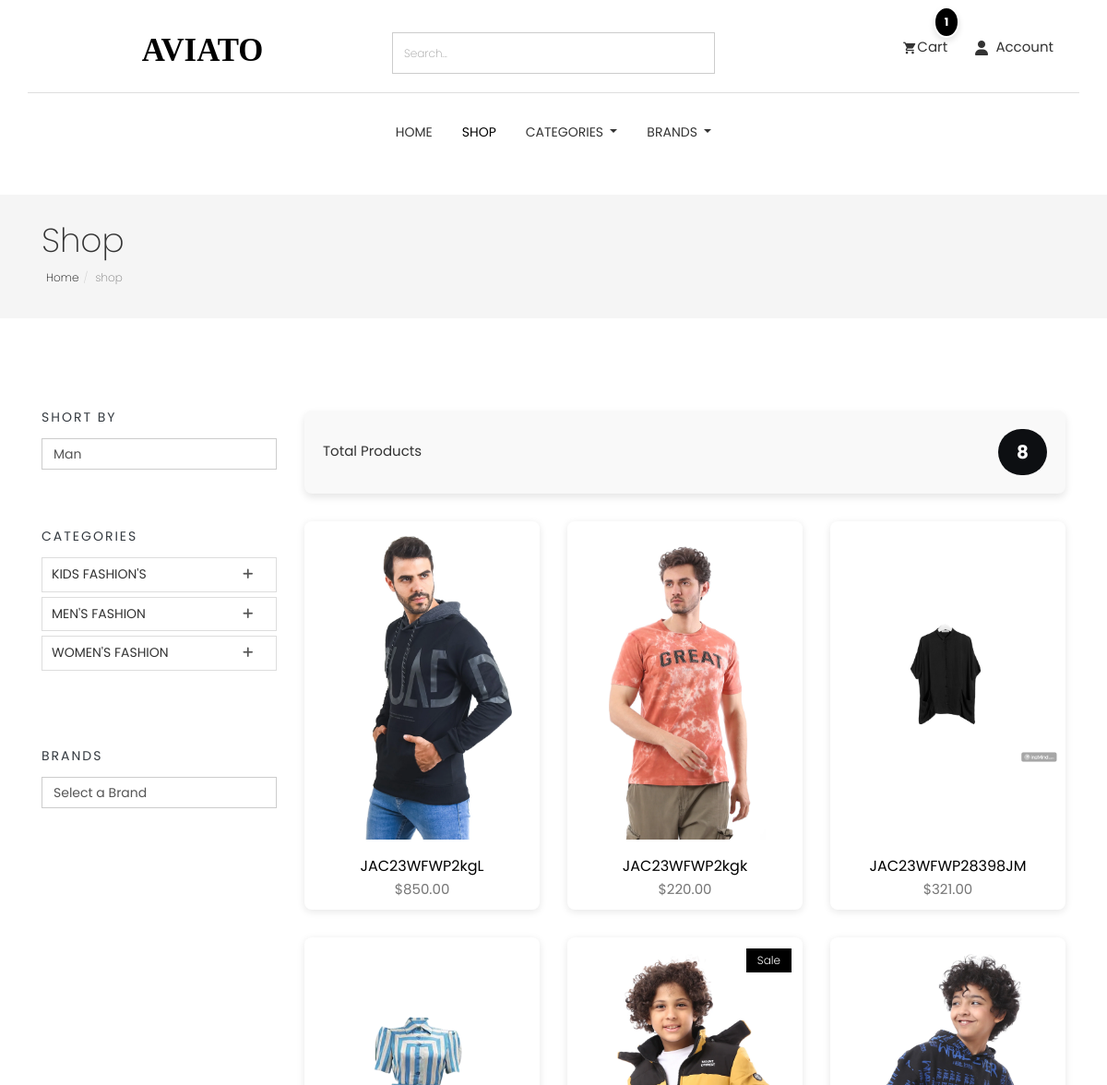
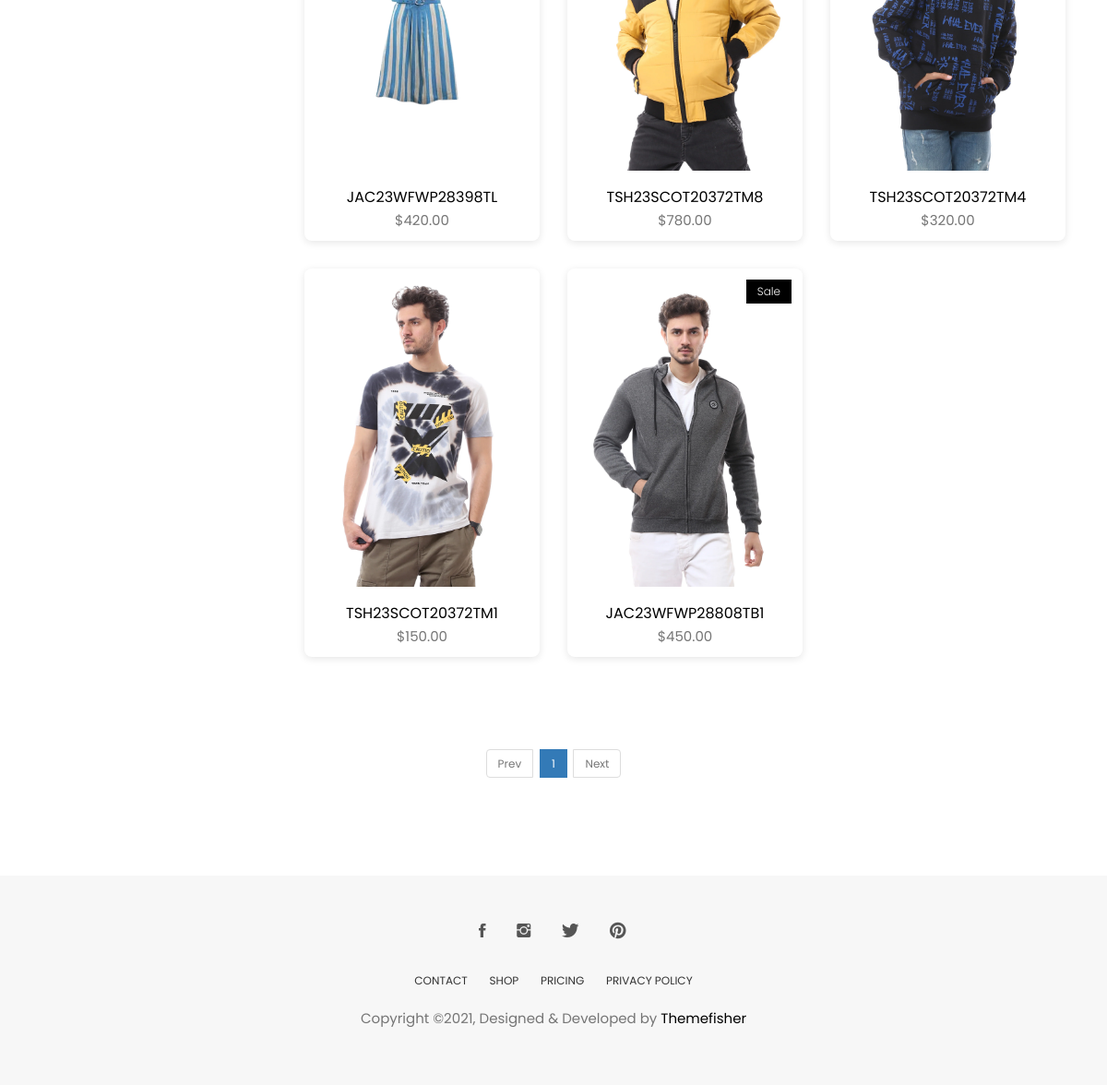
Screenshot of /products/ with the database file from the repository (2 pictures, top to bottom).
### category/models.py (models this page shows, shortened)
class Category(models.Model):
    id = models.UUIDField(primary_key=True, default=uuid.uuid4, editable=False)
    name = models.CharField(max_length=255, unique=True)
    description = models.TextField(blank=True, null=True)
    image = models.ImageField(null=True,blank=True,upload_to='category-image/')
    class Meta:
        verbose_name = "Category"
        verbose_name_plural = "Categories"
        ordering = ['name']  # Categories will be ordered alphabetically by name.

### store/models.py (models this page shows, shortened)
class Product(models.Model):
    id = models.UUIDField(primary_key=True, default=uuid.uuid4, editable=False)
    name = models.CharField( max_length=50)
    image = models.ImageField(upload_to='product/',null=True,blank=True)
    stock = models.IntegerField(default=1)
    price = models.DecimalField(max_digits=10, decimal_places=2, default=Decimal('0.00'))
    description = models.TextField(max_length=10000, blank=True)
    created_at = models.DateTimeField(default=timezone.now)
    modified_date = models.DateTimeField(auto_now=True)
    slug = models.SlugField(null=True, blank=True)
    views = models.PositiveIntegerField(default=0)
    is_available = models.BooleanField(default=True)
    on_sale = models.BooleanField(default=False)
    PRDBrand = models.ForeignKey('Brand', related_name='product_brand', on_delete=models.CASCADE, blank=True, null=True, verbose_name="Brand")
    like = models.ManyToManyField(User, blank=True, related_name='product_favourite')
    category = models.ForeignKey(Subcategory, related_name='product_subcategory', verbose_name="Subcategory", null=True, blank=True, on_delete=models.CASCADE)
    class Meta:
        ordering = ['-created_at']
        verbose_name = "Product"
        verbose_name_plural = "Products"

### store/views.py (the view, shortened to what this page needs)
# urls.py: path('' , views.product_list , name='product_list'),
def product_list(request,subcategory_id=None,category_id=None,brand_id=None):
    subcategories = None
    products = None
    categories = None
    brands = None
    if subcategory_id != None :
        subcategories = get_object_or_404(Subcategory,id = subcategory_id)
        products = Product.objects.filter(category=subcategories  ,is_available=True)
        product_count = products.count()
        paginator = Paginator(products, 9)  # Show 9 products per page
        page_number = request.GET.get('page')
        page_obj = paginator.get_page(page_number)
    else:
        products = Product.objects.all().filter(is_available=True)
        product_count = products.count()
        paginator = Paginator(products, 9)  # Show 9 products per page
        page_number = request.GET.get('page')
        page_obj = paginator.get_page(page_number)
    context = {
        'products':page_obj,
        'product_count':product_count
    }
    return render(request , 'products/product_list.html' , context)

### cart/cart_utils.py (called while the page is built)
def _cart_id(request):
    cart = request.session.session_key
    if not cart:
        cart = request.session.create()
    return cart

### cart/models.py (called while the page is built)
    def sub_total(self):
        return self.product.price * self.quantity

### category/category_context.py (called while the page is built)
def nav_links(request):
    categories_nav = Category.objects.all()
    subcategories_nav = Subcategory.objects.all()
    brands_nav = Brand.objects.all()
    context = {
        'categories_nav':categories_nav,
        'brands_nav':brands_nav,
        'subcategories_nav':subcategories_nav,
    }
    return context

### category/models.py (called while the page is built)
    def get_url(self):
        return reverse('products_by_subcategory',args=[self.id])

### store/models.py (called while the page is built)
    def get_url(self):
        return reverse('products_by_brand',args=[self.id])

    def __str__(self):
        return self.name

### store/templates/products/product_list.html (shortened to what this page needs)
{% extends "base.html" %}
{% load static %}
{% block body %}
<section class="page-header">
    <div class="container">
        <div class="row">
            <div class="col-md-12">
                <div class="content">
                    {% if 'search' in request.path %}
                    <h2 class="title-page"> Search Result</h2>
                    {% else %}
                    <h1 class="page-name">Shop</h1>
                    {% endif %}
                    <ol class="breadcrumb">
                        <li><a href="/">Home</a></li>
                        <li class="active">shop</li>
                    </ol>
                </div>
            </div>
        </div>
    </div>
</section>
<section class="products section">
    <div class="container">
        <div class="row">
            <div class="col-md-3">
                <div class="widget">
                    <h4 class="widget-title">Short By</h4>
                    <form method="post" action="#">
                        <select class="form-control">
                            <option>Man</option>
                        </select>
                    </form>
                </div>
                <div class="widget product-category">
                    <h4 class="widget-title">Categories</h4>
                    <div class="panel-group commonAccordion" id="accordion" role="tablist" aria-multiselectable="true">
                        {% for category in categories_nav %}
                        <div class="panel panel-default">
                            <div class="panel-heading" role="tab" id="heading{{ category.id }}">
                                <h4 class="panel-title">
                                    <a class="collapsed" role="button" data-toggle="collapse" data-parent="#accordion"
                                        href="#collapse{{ category.id }}" aria-expanded="false"
                                        aria-controls="collapse{{ category.id }}">
                                        {{ category.name }}
                                    </a>
                                </h4>
                            </div>
                        </div>
                        {% endfor %}
                    </div>
                </div>
                <div class="widget">
                    <h4 class="widget-title">Brands</h4>
                    <select class="form-control" onchange="window.location.href=this.value;">
                        <option value="">Select a Brand</option>
                    </select>
                </div>
            </div>
            <div class="col-md-9">
                {% if products %}
                <div class="product-count">
                    <h3 class="product-count-title">Total Products</h3>
                    <span class="product-count-badge">{{ product_count }}</span>
                </div>
                <div class="row">
                    {% for product in products %}
                    <div class="col-md-4">
                        <div class="product-item">
                            <div class="product-thumb">
                                {% if product.on_sale %}
                                <span class="bage">Sale</span>
                                {% endif %}
                                <img class="img-responsive object-fit-contain" width="300px" height="300px"
                                    src="{{product.image.url}}" alt="product-img" />
                            </div>
                            <div class="product-content">
                                <h4><a href="{% url 'product_details' product.id %}">{{ product.name }}</a></h4>
                                <p class="price">${{ product.price }}</p>
                            </div>
                        </div>
                    </div>
                    {% endfor %}
                </div>
                {% endif %}
            </div>
        </div>
        <div class="text-center">
            <ul class="pagination post-pagination">
                {% if products.has_previous %}
                <li><a href="?page={{ products.previous_page_number }}">Prev</a></li>
                {% else %}
                <li class="disabled"><span>Prev</span></li>
                {% endif %}
                {% for page_num in products.paginator.page_range %}
                {% if products.number == page_num %}
                <li class="active"><span>{{ page_num }}</span></li>
                {% else %}
                <li><a href="?page={{ page_num }}">{{ page_num }}</a></li>
                {% endif %}
                {% endfor %}
                {% if products.has_next %}
                <li><a href="?page={{ products.next_page_number }}">Next</a></li>
                {% else %}
                <li class="disabled"><span>Next</span></li>
                {% endif %}
            </ul>
        </div>
    </div>
</section>
{% endblock body %}

### static/css/style.css (style rules this page uses)
body { line-height: 1.5; font-family: "Poppins", sans-serif; -webkit-font-smoothing: antialiased; }
p { font-family: "Poppins", sans-serif; color: #757575; font-size: 15px; }
h1, h2, h3, h4, h5, h6 { font-family: "Poppins", sans-serif; }
h1, h2, h3, h4, h5, h6 { font-weight: 400; }
ol, ul { margin: 0; padding: 0; list-style: none; }
a, a:focus, a:hover { text-decoration: none; outline: 0; color: #000; }
.form-control { box-shadow: none; border-radius: 0; }
.section { padding: 80px 0; }
.page-header { background: #f5f5f5; margin-top: 20px; border-bottom: none; padding: 30px 0; }
.page-header h1 { font-weight: 200; margin: 0 0 6px 0; }
.page-header .breadcrumb { background: transparent; padding: 5px; margin: 0; }
.page-header .breadcrumb li { font-weight: 200; font-size: 12px; }
.page-header .breadcrumb li a { color: #000; }
.commonAccordion .panel, .commonAccordion-2 .panel { border-radius: 0; box-shadow: none; }
.commonAccordion .panel .panel-heading, .commonAccordion-2 .panel .panel-heading { background: transparent; padding: 0; }
.commonAccordion .panel .panel-title, .commonAccordion-2 .panel .panel-title { position: relative; }
.commonAccordion .panel .panel-title a, .commonAccordion-2 .panel .panel-title a { display: block; font-size: 14px; text-transform: uppercase; padding: 10px 10px; }
.commonAccordion .panel .panel-title a:before, .commonAccordion-2 .panel .panel-title a:before { color: #555; content: "\f209"; position: absolute; right: 25px; font-family: "themefisher-font"; }
.commonAccordion .panel .panel-title a.collapsed:before, .commonAccordion-2 .panel .panel-title a.collapsed:before { content: "\f217"; }
.product-item { background-color: #fff; border-radius: 8px; overflow: hidden; box-shadow: 0 2px 8px rgba(0, 0, 0, 0.1); transition: all 0.3s ease; margin-bottom: 30px; }
.product-item .product-thumb { position: relative; }
.product-item .product-thumb img { object-fit: contain !important; height: 350px !important; width: 350px !important; }
.product-item .product-thumb .bage { position: absolute; top: 12px; right: 12px; background: #000; color: #fff; font-size: 12px; padding: 4px 12px; font-weight: 300; display: inline-block; }
.product-item .product-thumb:before { transition: 0.3s all; opacity: 0; background: rgba(0, 0, 0, 0.6); content: ""; position: absolute; top: 0; right: 0; left: 0; bottom: 0; }
.product-item .product-content { text-align: center; }
.product-item .product-content h4 { font-size: 16px; font-weight: 400; margin-top: 15px; margin-bottom: 6px; }
.product-item .product-content h4 a { color: #000; }
.product-count { background-color: #f9f9f9; padding: 20px; margin-bottom: 30px; border-radius: 8px; display: flex; align-items: center; justify-content: space-between; box-shadow: 0 4px 8px rgba(0, 0, 0, 0.1); }
.product-count-title { font-size: 1.5rem; color: #333; margin: 0; }
.product-count-badge { font-size: 2rem; color: #ffffff; background-color: #0d0f12; padding: 10px 20px; border-radius: 50px; font-weight: bold; display: inline-block; }
.post-pagination { margin-top: 70px; }
.post-pagination > li { margin: 0 2px; display: inline-block; font-size: 12px; }
.widget { margin-bottom: 30px; padding-bottom: 35px; }
.widget .widget-title { margin: 0; padding-bottom: 15px; font-size: 14px; font-weight: 400; text-transform: uppercase; letter-spacing: 2px; }
.widget-title { font-size: 18px; margin-bottom: 10px; color: #343a40; }

### rows the page displays
Category: name "KIDS FASHION'S"
Category: name "MEN'S FASHION"
Category: name "WOMEN'S FASHION"
Product: image (picture), name "JAC23WFWP2kgL", price "850.00"
Product: image (picture), name "JAC23WFWP2kgk", price "220.00"
Product: image (picture), name "JAC23WFWP28398JM", price "321.00"
Product: image (picture), name "JAC23WFWP28398TL", price "420.00"
Product: on_sale "Sale", image (picture), name "TSH23SCOT20372TM8", price "780.00"
Product: image (picture), name "TSH23SCOT20372TM4", price "320.00"
Product: image (picture), name "TSH23SCOT20372TM1", price "150.00"
Product: on_sale "Sale", image (picture), name "JAC23WFWP28808TB1", price "450.00"

### other values shown
{{ quantity }} "1"
{{ product_count }} "8"
{{ page_num }} "1"
